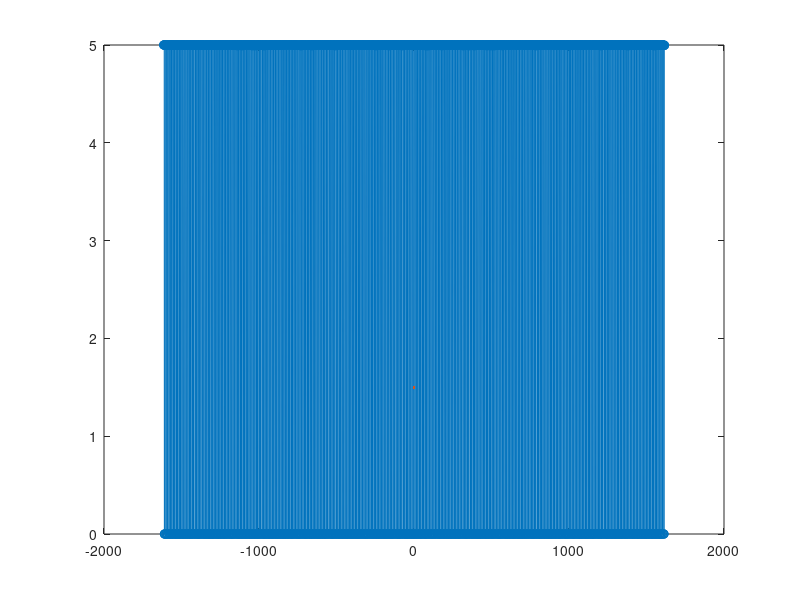

Source code (MATLAB): (Note: this script raises an error after producing the figure.)
% Plotting HW9.mat File
% Brock B, bbownds@hmc.edu
% Josue M, jmeraz@hmc.edu

load('HW9.mat');  % loads variable x
n = length(x);
centered_x = x - mean(x);  % optional: center the data itself
indices = (1:n) - n/2;     % centers x-axis around 0
plot(indices, x, 'o-', LineWidth=1.5);
xlabel('$t$',Interpreter='latex', FontSize=13);
ylabel('$x(t)$', Interpreter='latex',FontSize=13);
title('Periodic Pulse Train','Interpreter','latex','FontSize',15);
grid on;
xlim([-10 10]);
ylim([-1 6]);

hold on;
yline(mean_value, '--r', sprintf('Mean = %.3f', mean_value), ...
    'LabelHorizontalAlignment', 'left', 'Interpreter', 'latex');
hold off;